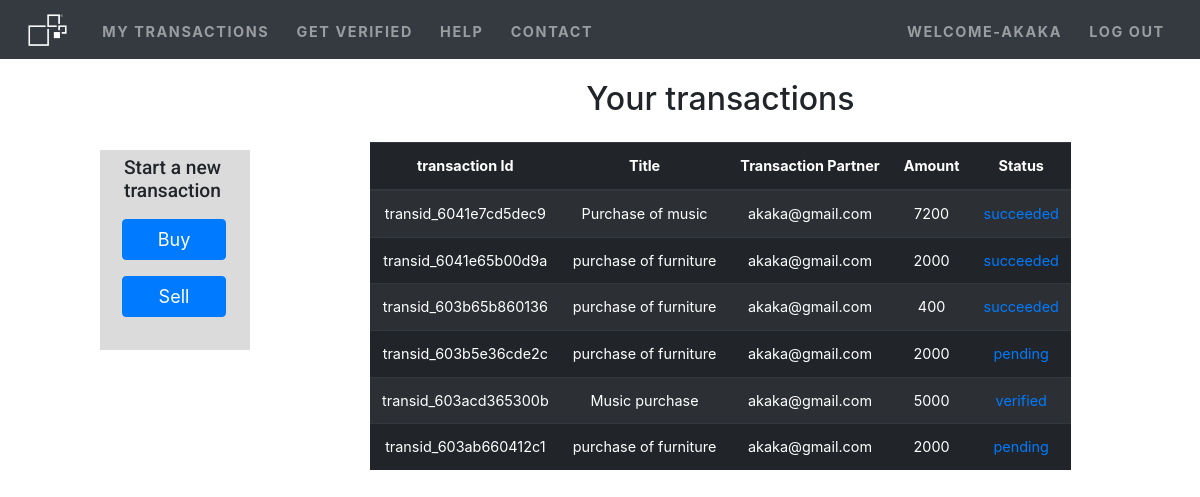
/my_transactions.php (signed in), run on the app's committed database.
### tables this page shows
CREATE TABLE `transactions` (
  `id` varchar(255) NOT NULL,
  `customer_id` varchar(255) NOT NULL,
  `customer_email` varchar(255) NOT NULL,
  `product` varchar(255) NOT NULL,
  `transaction_title` varchar(255) NOT NULL,
  `transaction_partner` varchar(255) NOT NULL,
  `amount` varchar(255) NOT NULL,
  `currency` varchar(255) NOT NULL,
  `status` varchar(255) NOT NULL DEFAULT 'Pending',
  `created_at` datetime NOT NULL DEFAULT current_timestamp()
);

### server.php (called while the page is built, shortened)
<?php
function getData(){
  $mail = $_SESSION['useremail'];
  $sql="SELECT id, transaction_title, transaction_partner, amount, status
  FROM transactions
  WHERE customer_email= '$mail' OR transaction_partner='$mail'
  ORDER BY id DESC";
  $result = mysqli_query($GLOBALS['db'],$sql);
  if(mysqli_num_rows($result)>0){
      return $result;
  }
}
?>

### my_transactions.php (the view)
<?php
include('templates/header.php');
require_once 'server.php';
?>
<div class="parent-container">
<div class="transactions-container">
	<h1>Start a new transaction</h1>
	<div class="centered-buttons">
	<button type="submit" class="btn btn-primary" name="buy" onclick="location.href = 'deposit.php';">Buy</button>
	<button type="submit" class="btn btn-primary" name="sell" onclick="location.href = 'seller.php';">Sell</button>
	</div>
</div>
<div class="table-container">
<h2 class = "my-4 text-center" style="padding-top: 8%;">Your transactions</h2>
<div class="d-flex table-data" style = "text-align: center; width: 100%; font-size: 0.9em;">
        <table class="table table-striped table-dark">
            <thead class="thead-dark">
                <tr>
                    <th>transaction Id</th>
                    <th>Title</th>
                    <th>Transaction Partner</th>
                    <th>Amount</th>
                    <th>Status</th>
                </tr>
            </thead>
            <tbody id="tbody">
            <?php
                        $result = getData();
                        if($result){
                            while($row = mysqli_fetch_assoc($result)){?>
                                <tr>
                                    <td><?php echo $row['id'];?></td>
                                    <td><?php echo $row['transaction_title'];?></td>
                                    <td><?php echo $row['transaction_partner'];?></td>
                                    <td><?php echo $row['amount'];?></td>
									<td><a href="" style="text-decoration: none;"><?php echo $row['status'];?></a></td>
                                </tr>
                            <?php
                            }
                        }
                ?>
            </tbody>
        </table>
    </div>
</div>
</div>
<?php
include('templates/footer.php');
?>

### css/style.css (style rules this page uses)
body { overflow-x: hidden; font-family: 'Lato', sans-serif; color: #505962; }
.table-data { text-align: center; font-size: 5em; }
.parent-container { display:flex; }
.transactions-container { width: 150px; height: 200px; background: #DBDBDB; margin: 150px auto; margin-left: 100px; position: relative; padding-right: 0%; margin-right: 10%; }
.transactions-container h1 { font-size: 1.2rem; font-family: 'Roboto', sans-serif; padding-left: 1.5rem; padding-top: 0.4rem; }
.centered-buttons { margin-left: 22px; position: absolute; top: 55%; -ms-transform: translateY(-50%); transform: translateY(-50%); }
.centered-buttons button { font-size: 18px; width: 6.5rem; margin-top: 1rem; transition-duration: 0.4s; }

### data on the page
transactions: id "transid_6041e7cd5dec9", transaction_title "Purchase of music", transaction_partner "akaka@gmail.com", amount "7200", status "succeeded"
transactions: id "transid_6041e65b00d9a", transaction_title "purchase of furniture", transaction_partner "akaka@gmail.com", amount "2000", status "succeeded"
transactions: id "transid_603b65b860136", transaction_title "purchase of furniture", transaction_partner "akaka@gmail.com", amount "400", status "succeeded"
transactions: id "transid_603b5e36cde2c", transaction_title "purchase of furniture", transaction_partner "akaka@gmail.com", amount "2000", status "pending"
transactions: id "transid_603acd365300b", transaction_title "Music purchase", transaction_partner "akaka@gmail.com", amount "5000", status "verified"
transactions: id "transid_603ab660412c1", transaction_title "purchase of furniture", transaction_partner "akaka@gmail.com", amount "2000", status "pending"

### other printed values
$_SESSION['username'] "AKAKA"
